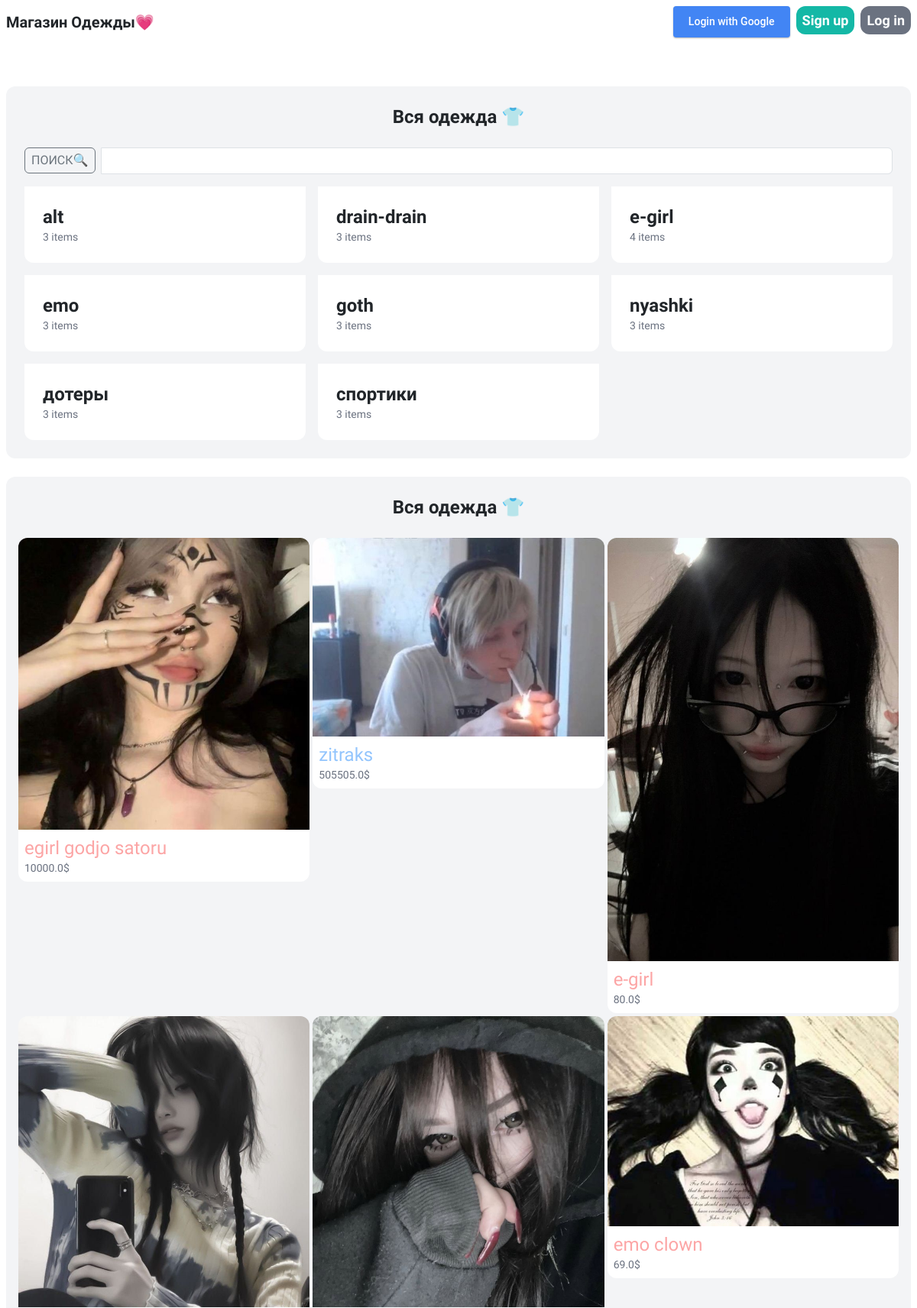
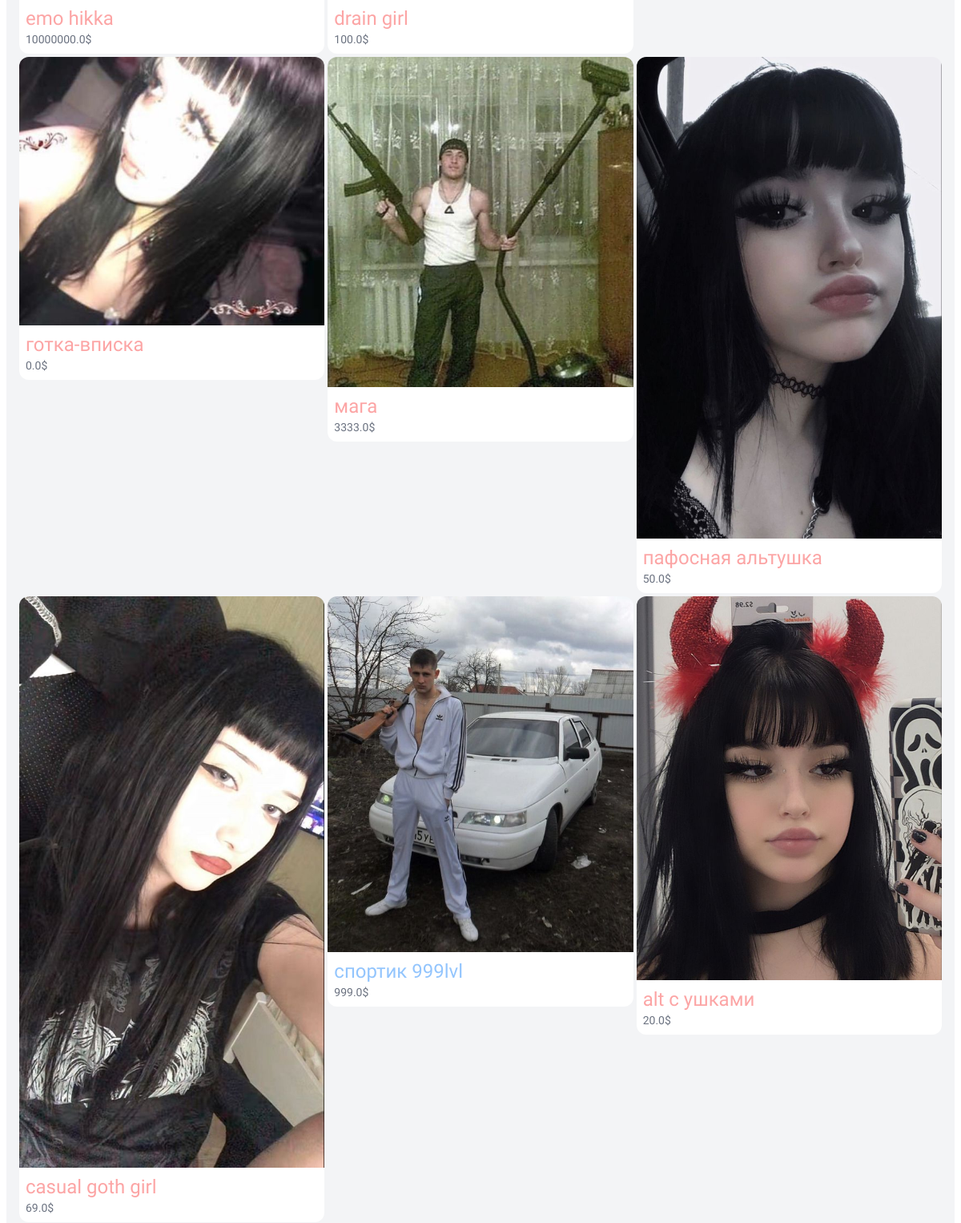
The page / (upper part) on the database its author committed (2 pictures, top to bottom).
### item/models.py (models this page shows, shortened)
class Category(models.Model):
    name = models.CharField(max_length=255)
    class Meta:
        ordering = ('name',)
        verbose_name_plural = 'Categories'

class Item(models.Model):
    category = models.ForeignKey(Category, related_name='items', on_delete=models.CASCADE)
    name = models.CharField(max_length=255)
    description = models.TextField(blank=True, null=True)
    price = models.FloatField()
    image = models.ImageField(upload_to='item_images', blank=True, null=True)
    is_sold = models.BooleanField(default=False)
    created_at = models.DateTimeField(auto_now_add=True)
    users = models.ManyToManyField(User, related_name='items', blank=True)
    gender = models.CharField(max_length=1, choices=gender_choice)
    comments = models.ManyToManyField(Comment)

### core/views.py (the view)
# urls.py: path('', views.index, name='index'),
def index(request):
    items = Item.objects.filter(is_sold=False)
    categories = Category.objects.all()
    gender = ''
    if "gender" not in request.session:
        gender = 'ALL'
    else:
        gender = request.session["gender"]
    if gender != 'ALL':
        items = items.filter(gender=gender)
    return render(request, 'core/index.html', {
        'categories': categories,
        'items': sorted(items, key=lambda x: random.random()),
        'name_category' : 'Вся одежда 👕',
        'gender': gender
    })

### core/templates/core/index.html (shortened to what this page needs)
{% extends 'core/base.html' %}
{% block static %}
<link rel="stylesheet" href="static/core/css/mdb.min.css" />
{% endblock %}
{% block content %}
    <div class="md:mt-6 mt-4 px-6 md:py-12 py-4 bg-gray-100 rounded-xl">
        <h2 class="md:mb-12 mb-4 text-2xl text-center font-semibold hover:text-violet-600 hover:text-3xl"><a href="/"> Вся одежда 👕</a></h2>
        <form method="get" action="{% url 'item:items' %}">
            <div class="input-group mb-3">
                <div class="input-group-prepend">
                    <button class="btn btn-outline-secondary p-2 me-2" type="submit">Поиск🔍</button>
                  </div>
                {%if query%}
                    <input name="query" type="text" class="form-control" autofocus value="{{query}}">
                {%else%}
                    <input name="query" type="text" class="form-control" autofocus>
                {%endif%}
              </div>
        </form>
        <div class="grid grid-cols-3 gap-3">
            {% for category in categories %}
                <div>
                    <a href="{% url 'core:category' category.id %}">
                        <div class="md:p-6 p-4 bg-white rounded-b-xl">
                            <h2 class="md:text-2xl text-md font-semibold  hover:text-violet-600 hover:text-3xl">{{ category.name }}</h2>
                            <p class="text-gray-500 text-sm">{{ category.items.count }} items</p>
                        </div>
                    </a>
                </div>
            {% endfor %}
        </div>
    </div>
    <div class="md:mt-6 mt-4 px-3 md:px-6 md:py-12 py-4 bg-gray-100 rounded-xl" id="target-element">
        <h2 class="md:mb-12 mb-4 text-2xl text-center font-semibold">{{ name_category }}</h2>
        <div class="grid grid-cols-3 gap-1">
            {% for item in items %}
                <div>
                    <a href="{% url 'item:detail' item.id %}">
                        {% if item.gender == 'W'%}
                            {% if item.image.url %}
                            <div class="bg-image hover-overlay hover-zoom ">
                                <img src="{{ item.image.url }}" class="rounded-t-xl">
                            </div>
                            {% endif %}
                        {% else %}
                            {% if item.image.url %}
                            <div class="bg-image hover-overlay hover-zoom">
                                <img src="{{ item.image.url }}" class="rounded-t-xl">
                            </div>
                            {% endif %}
                        {% endif %}
                        <div class="md:p-6 p-2 bg-white rounded-b-xl">
                                {% if item.gender == 'M'%}
                                <h2 class="md:text-2xl text-sm text-blue-300">{{ item.name }}
                                {% else %}
                                <h2 class="md:text-2xl text-sm text-red-300">{{ item.name }}
                                {% endif %}
                            </h2>
                            <p class="text-gray-500 text-sm">{{ item.price }}$</p>
                        </div>
                    </a>
                </div>
            {% endfor %}
        </div>
    </div>
{% endblock %}

### core/templates/core/base.html (style rules this page uses)
body { font-family: Comfortaa; }

### rows shown on the page
Category: name "alt", items.count "3"
Category: name "drain-drain", items.count "3"
Category: name "e-girl", items.count "4"
Category: name "emo", items.count "3"
Category: name "goth", items.count "3"
Category: name "nyashki", items.count "3"
Category: name "дотеры", items.count "3"
Category: name "спортики", items.count "3"
Item: image (picture), name "egirl godjo satoru", price "10000.0"
Item: image (picture), name "zitraks", price "505505.0"
Item: image (picture), name "e-girl", price "80.0"
Item: image (picture), name "emo hikka", price "10000000.0"
Item: image (picture), name "drain girl", price "100.0"
Item: image (picture), name "emo clown", price "69.0"
Item: image (picture), name "готка-вписка", price "0.0"
Item: image (picture), name "мага", price "3333.0"
Item: image (picture), name "пафосная альтушка", price "50.0"
Item: image (picture), name "casual goth girl", price "69.0"
Item: image (picture), name "спортик 999lvl", price "999.0"
Item: image (picture), name "alt с ушками", price "20.0"

### other values the page prints
{{ name_category }} "Вся одежда 👕"
